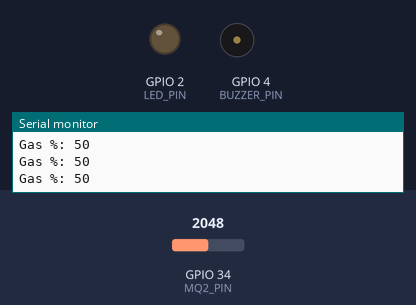
Recording of a sketch running on a simulated ESP32. Parts: output pins drawn as LEDs (lit = HIGH), buzzer (waves = sounding, pin HIGH), the last lines printed to the serial monitor. Dashed ring = blinking. The inputs (shaded band) are chosen by the test bench; at power-on: GPIO 34 (MQ2_PIN) = 2048. WiFi joins after 1.5 s; servers stay silent unless stated.

Above: at 3.0 s.
3.1 s: GPIO 34 (MQ2_PIN) set to 2804
4.6 s: GPIO 34 (MQ2_PIN) set to 2893
At 4.71 s:
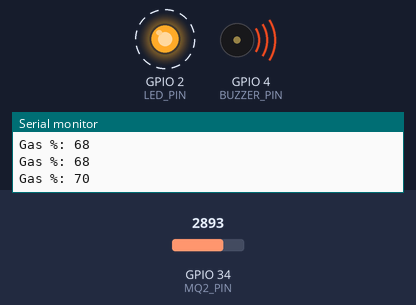
Timing chart, 0 to 13.6 s (numbered marks = the images above; inputs shaded):
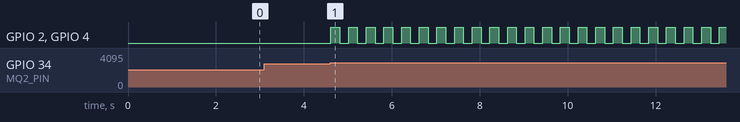

Measured:
- the behaviour switches between 2866 and 2867 on GPIO 34 (MQ2_PIN) (found by bisection; images 0 and 1)
- after the input at 4.6 s, GPIO 2 (LED_PIN), GPIO 4 (BUZZER_PIN): alternates HIGH for 0.20 s and LOW for 0.20 s, starting at once

The sketch:

gas_detector.ino
```cpp
#define BLYNK_TEMPLATE_ID "TMPL3lK3YUf5x"
#define BLYNK_TEMPLATE_NAME "Gas Detector"
#define BLYNK_AUTH_TOKEN "mN6nVxPT97meKIcBHHnUX5k0LL0KZS8Q"

#define BLYNK_PRINT Serial

#include <WiFi.h>
#include <BlynkSimpleEsp32.h>

char ssid[] = "Vaibhav";
char pass[] = "12345678";

#define MQ2_PIN 34
#define LED_PIN 2
#define BUZZER_PIN 4

int gasValue = 0;
int gasPercent = 0;

bool notificationSent = false;

// 🚨 Emergency control
bool alarmActive = false;
unsigned long alarmStartTime = 0;
unsigned long lastBlinkTime = 0;
bool blinkState = false;

void setup() {
  Serial.begin(9600);

  pinMode(LED_PIN, OUTPUT);
  pinMode(BUZZER_PIN, OUTPUT);

  analogSetAttenuation(ADC_11db);  // Better ADC range

  Blynk.begin(BLYNK_AUTH_TOKEN, ssid, pass);
}

void loop() {
  Blynk.run();

  // Read sensor
  gasValue = analogRead(MQ2_PIN);
  gasPercent = map(gasValue, 0, 4095, 0, 100);

  // Send to app
  Blynk.virtualWrite(V0, gasPercent);

  Serial.print("Gas %: ");
  Serial.println(gasPercent);

  // 🚨 Trigger alarm
  if (gasPercent >= 70 && !alarmActive) {
    alarmActive = true;
    alarmStartTime = millis();

    if (!notificationSent) {
      Blynk.logEvent("gas_alert", "⚠️ Gas Leakage Detected!");
      notificationSent = true;
    }
  }

  // 🚨 Alarm running (non-blocking)
  if (alarmActive) {
    // Fast blinking (every 100ms)
    if (millis() - lastBlinkTime >= 100) {
      lastBlinkTime = millis();
      blinkState = !blinkState;

      digitalWrite(LED_PIN, blinkState);
      digitalWrite(BUZZER_PIN, blinkState);
    }

    // Stop after 5 seconds
    if (millis() - alarmStartTime >= 5000) {
      alarmActive = false;
      digitalWrite(LED_PIN, LOW);
      digitalWrite(BUZZER_PIN, LOW);
    }
  }

  // Reset when gas is normal
  if (gasPercent < 70) {
    notificationSent = false;
  }

  delay(200);
}
```
